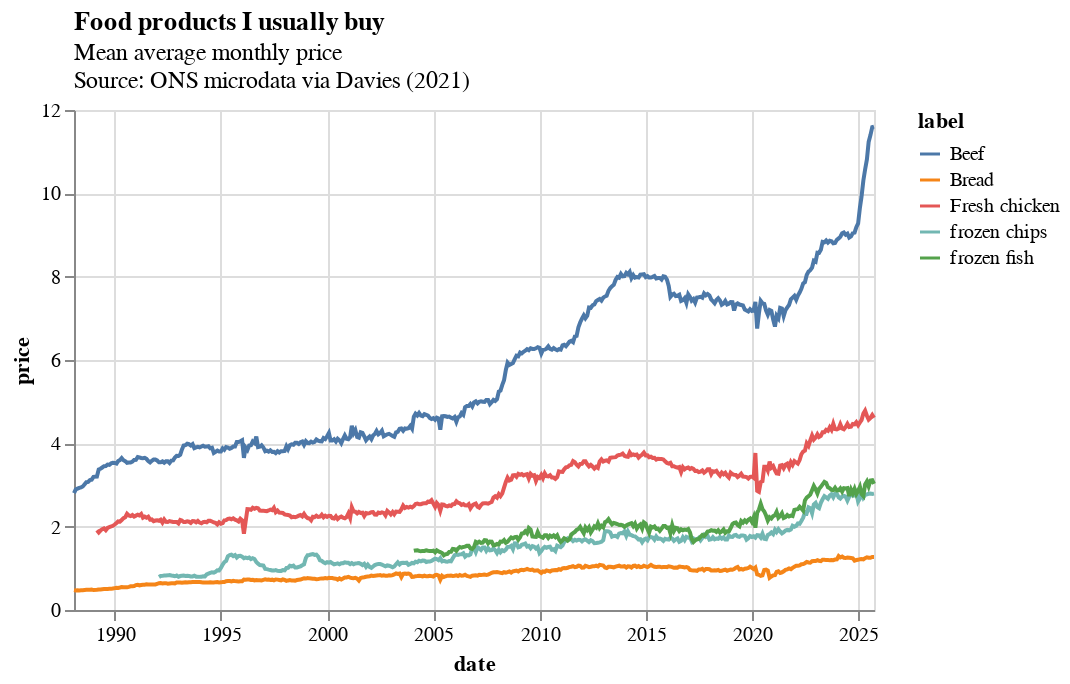

Notebook source saved alongside this figure:
### Markdown cell above
<br>

Visualise again, encoding colour on our new label / description column

### Code cell
alt.Chart(takeaway_price_stats).mark_line().encode(
    x=alt.X("date:T"),
    y=alt.Y("price"),
    color=alt.Color("label:N")
).properties(
    width=400,
    height=250,
    title=alt.TitleParams(
        text="Food products I usually buy",
        subtitle=["Mean average monthly price", "Source: ONS microdata via Davies (2021)"],
        anchor="start",
        frame='group'
    )
)

### Figure 1 — Vega-Lite specification as saved in the notebook (floating-point values rounded to 4 significant figures; data arrays with more than 128 entries replaced by an {"elided": "..."} marker saying what was removed)
{"config": {"view": {"continuousWidth": 300, "continuousHeight": 300}}, "data": {"name": "data-6affdffafdd827a4c25792cfdac379d1"}, "mark": {"type": "line"}, "encoding": {"color": {"field": "label", "type": "nominal"}, "x": {"field": "date", "type": "temporal"}, "y": {"field": "price", "type": "quantitative"}}, "height": 250, "title": {"text": "Food products I usually buy", "anchor": "start", "frame": "group", "subtitle": ["Mean average monthly price", "Source: ONS microdata via Davies (2021)"]}, "width": 400, "$schema": "https://vega.github.io/schema/vega-lite/v5.8.0.json", "datasets": {"data-6affdffafdd827a4c25792cfdac379d1": {"elided": "2008 records"}}}
